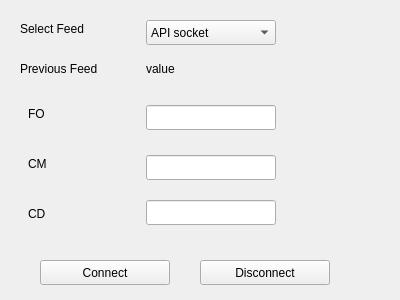
<?xml version="1.0" encoding="UTF-8"?>
<ui version="4.0">
 <class>F</class>
 <widget class="QWidget" name="F">
  <property name="geometry">
   <rect>
    <x>0</x>
    <y>0</y>
    <width>400</width>
    <height>300</height>
   </rect>
  </property>
  <property name="windowTitle">
   <string>Form</string>
  </property>
  <widget class="QComboBox" name="cbSelectFeed">
   <property name="geometry">
    <rect>
     <x>146</x>
     <y>20</y>
     <width>130</width>
     <height>25</height>
    </rect>
   </property>
   <item>
    <property name="text">
     <string>API socket</string>
    </property>
   </item>
   <item>
    <property name="text">
     <string>Rebroadcater</string>
    </property>
   </item>
   <item>
    <property name="text">
     <string>Exchange</string>
    </property>
   </item>
  </widget>
  <widget class="QLabel" name="lbSelectFeed">
   <property name="geometry">
    <rect>
     <x>20</x>
     <y>20</y>
     <width>101</width>
     <height>17</height>
    </rect>
   </property>
   <property name="text">
    <string>Select Feed</string>
   </property>
  </widget>
  <widget class="QLabel" name="lbFOPort">
   <property name="geometry">
    <rect>
     <x>28</x>
     <y>105</y>
     <width>70</width>
     <height>17</height>
    </rect>
   </property>
   <property name="text">
    <string>FO</string>
   </property>
  </widget>
  <widget class="QLabel" name="lbCMPort">
   <property name="geometry">
    <rect>
     <x>28</x>
     <y>155</y>
     <width>70</width>
     <height>17</height>
    </rect>
   </property>
   <property name="text">
    <string>CM</string>
   </property>
  </widget>
  <widget class="QLabel" name="lbCDPort">
   <property name="geometry">
    <rect>
     <x>28</x>
     <y>205</y>
     <width>70</width>
     <height>17</height>
    </rect>
   </property>
   <property name="text">
    <string>CD</string>
   </property>
  </widget>
  <widget class="QLineEdit" name="leFOPort">
   <property name="geometry">
    <rect>
     <x>146</x>
     <y>105</y>
     <width>130</width>
     <height>25</height>
    </rect>
   </property>
  </widget>
  <widget class="QLineEdit" name="leCDPort">
   <property name="geometry">
    <rect>
     <x>146</x>
     <y>200</y>
     <width>130</width>
     <height>25</height>
    </rect>
   </property>
  </widget>
  <widget class="QLineEdit" name="leCMPort">
   <property name="geometry">
    <rect>
     <x>146</x>
     <y>155</y>
     <width>130</width>
     <height>25</height>
    </rect>
   </property>
  </widget>
  <widget class="QPushButton" name="pbConnect">
   <property name="geometry">
    <rect>
     <x>40</x>
     <y>260</y>
     <width>130</width>
     <height>25</height>
    </rect>
   </property>
   <property name="text">
    <string>Connect</string>
   </property>
  </widget>
  <widget class="QLabel" name="lbPreviousFeed">
   <property name="geometry">
    <rect>
     <x>20</x>
     <y>60</y>
     <width>111</width>
     <height>17</height>
    </rect>
   </property>
   <property name="text">
    <string>Previous Feed</string>
   </property>
  </widget>
  <widget class="QLabel" name="lbPreviousFeed_2">
   <property name="geometry">
    <rect>
     <x>146</x>
     <y>60</y>
     <width>76</width>
     <height>17</height>
    </rect>
   </property>
   <property name="text">
    <string>value</string>
   </property>
  </widget>
  <widget class="QPushButton" name="pbDisconnect">
   <property name="geometry">
    <rect>
     <x>200</x>
     <y>260</y>
     <width>130</width>
     <height>25</height>
    </rect>
   </property>
   <property name="text">
    <string>Disconnect</string>
   </property>
  </widget>
  <widget class="QPushButton" name="bt_close_3">
   <property name="geometry">
    <rect>
     <x>370</x>
     <y>0</y>
     <width>35</width>
     <height>25</height>
    </rect>
   </property>
   <property name="sizePolicy">
    <sizepolicy hsizetype="Maximum" vsizetype="Maximum">
     <horstretch>0</horstretch>
     <verstretch>0</verstretch>
    </sizepolicy>
   </property>
   <property name="minimumSize">
    <size>
     <width>35</width>
     <height>25</height>
    </size>
   </property>
   <property name="maximumSize">
    <size>
     <width>35</width>
     <height>25</height>
    </size>
   </property>
   <property name="styleSheet">
    <string notr="true">QPushButton {
  background-color: transparent;
  border: 1px solid transparent;

}
QPushButton:hover {
  background-color: #148CD2;    
}
</string>
   </property>
   <property name="text">
    <string/>
   </property>
   <property name="icon">
    <iconset>
     <normaloff>:/icon1/x.svg</normaloff>:/icon1/x.svg</iconset>
   </property>
   <property name="iconSize">
    <size>
     <width>15</width>
     <height>15</height>
    </size>
   </property>
  </widget>
 </widget>
 <resources/>
 <connections/>
</ui>
